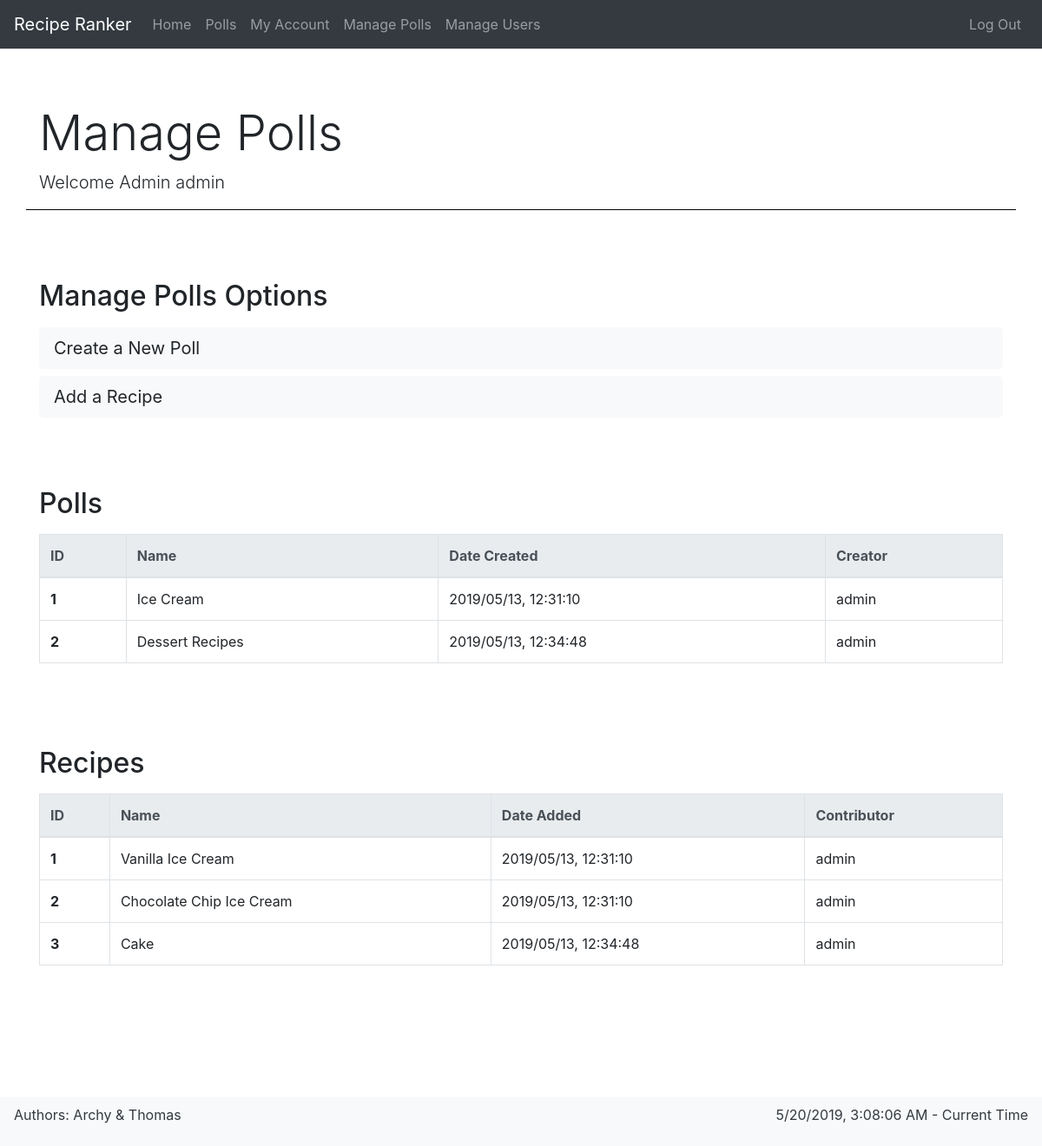
/manage_polls (signed in), run on an earlier commit of the app's database.
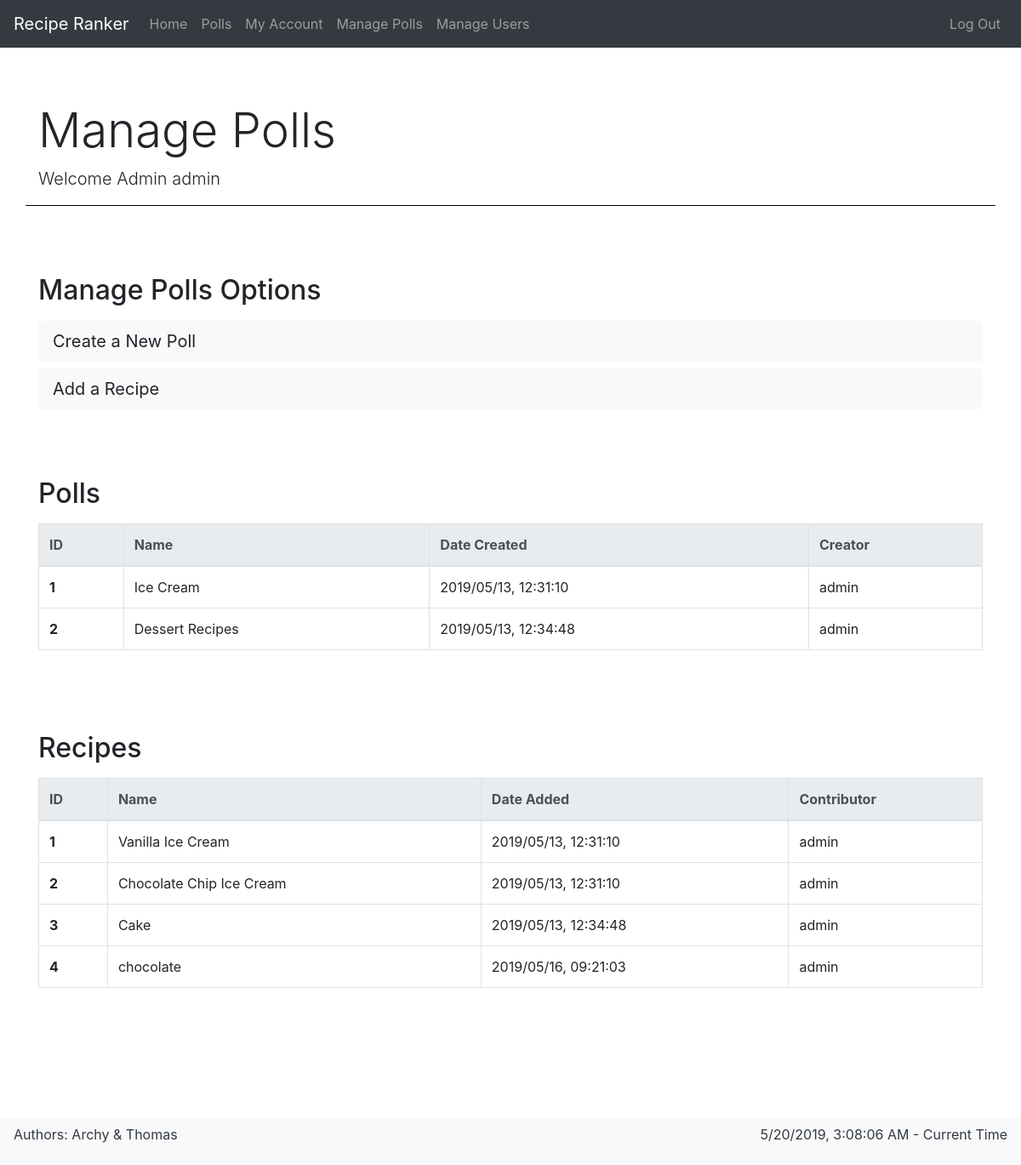
And on a later commit of the database.
### app/models.py (models this page shows, shortened)
class Poll(db.Model):
    id = db.Column(db.Integer, primary_key=True)
    name = db.Column(db.String(64), nullable=False, index=True)
    description = db.Column(db.String(256), nullable=True)
    date_created = db.Column(
        db.DateTime, nullable=False, index=True, default=datetime.utcnow)
    creator_id = db.Column(
        db.Integer, db.ForeignKey('user.id'), nullable=False)
    recipes = db.relationship("Recipe", backref='poll', lazy='dynamic')
    votes = db.relationship("Vote", backref='poll', lazy='dynamic')

class User(UserMixin, db.Model):
    id = db.Column(
        db.Integer, primary_key=True)  # not null and unique by default
    username = db.Column(
        db.String(64), nullable=False, unique=True, index=True)
    email = db.Column(db.String(128), nullable=False, unique=True, index=True)
    password_hash = db.Column(db.String(128), nullable=False)
    date_registered = db.Column(
        db.DateTime, nullable=False, index=True, default=datetime.utcnow)
    is_admin = db.Column(db.Boolean, nullable=False, default=False)
    polls = db.relationship(
        "Poll", backref='creator', lazy='dynamic')
    recipes = db.relationship("Recipe", backref='contributor', lazy='dynamic')
    votes = db.relationship("Vote", backref='user', lazy='dynamic')

class Recipe(db.Model):
    id = db.Column(db.Integer, primary_key=True)
    name = db.Column(db.String(64), nullable=False, index=True)
    description = db.Column(db.String(256), nullable=True)
    date_added = db.Column(
        db.DateTime, nullable=False, index=True, default=datetime.utcnow)
    contributor_id = db.Column(
        db.Integer, db.ForeignKey('user.id'), nullable=False)
    poll_id = db.Column(db.Integer, db.ForeignKey('poll.id'), nullable=False)
    votes = db.relationship("Vote", backref='recipe', lazy='dynamic')

### app/routes.py (the view)
@app.route('/manage_polls')
@login_required
def manage_polls():
    if current_user.is_admin:
        return render_template(
            'manage_polls.html',
            title='Manage Polls',
            description='Welcome Admin ' + current_user.username,
            polls=Poll,
            recipes=Recipe,
            users=User)
    else:
        abort(403)  # error 403 forbidden, no access if not admin

### app/models.py (called while the page is built)
@login_manager.user_loader
def load_user(id):
    return User.query.get(int(id))

### app/templates/manage_polls.html
{% extends "base.html" %}
{% block content %}
<div class="row">
  <section class="col">
    <header>
      <h2>Manage Polls Options</h2>
    </header>
    <a class="btn btn-light btn-lg btn-block" href="{{ url_for('add_poll') }}">Create a New Poll</a>
    <a class="btn btn-light btn-lg btn-block" href="{{ url_for('add_recipe') }}">Add a Recipe</a>
  </section>
</div>
<div class="row">
  <section class="col">
    <header>
      <h2>Polls</h2>
    </header>
    <table class="table table-bordered table-hover table-responsive-sm">
      <thead class="thead-light">
        <tr>
          <th scope="col">ID</th>
          <th scope="col">Name</th>
          <th scope="col">Date Created</th>
          <th scope="col">Creator</th>
        </tr>
      </thead>
      <tbody>
        {% for p in polls.query.all() %}
        <tr class='clickable-table-row' data-href="{{ url_for('poll', poll_id=p.id) }}">
          <th scope="row">{{ p.id }}</th>
          <td>{{ p.name }}</td>
          <td>{{ p.date_created.strftime("%Y/%m/%d, %H:%M:%S") }}</td>
          <td>{{ users.query.filter_by(id=p.creator_id).first().username }}</td>
        </tr>
        {% endfor %}
      </tbody>
    </table>
  </section>
</div>
<div class="row">
  <section class="col">
    <header>
      <h2>Recipes</h2>
    </header>
    <table class="table table-bordered table-hover table-responsive-sm">
      <thead class="thead-light">
        <tr>
          <th scope="col">ID</th>
          <th scope="col">Name</th>
          <th scope="col">Date Added</th>
          <th scope="col">Contributor</th>
        </tr>
      </thead>
      <tbody>
        {% for r in recipes.query.all() %}
        <tr class='clickable-table-row' data-href="{{ url_for('recipe', recipe_id=r.id) }}">
          <th scope="row">{{ r.id }}</th>
          <td>{{ r.name }}</td>
          <td>{{ r.date_added.strftime("%Y/%m/%d, %H:%M:%S") }}</td>
          <td>{{ users.query.filter_by(id=r.contributor_id).first().username }}</td>
        </tr>
        {% endfor %}
      </tbody>
    </table>
  </section>
</div>
{% endblock %}

What changed in the data, as far as the page shows it:
added Recipe: id "4", name "chocolate", date_added "2019/05/16, 09:21:03", {{ users.query.filter_by(id=r.contributor_id).first().username }} "admin"
